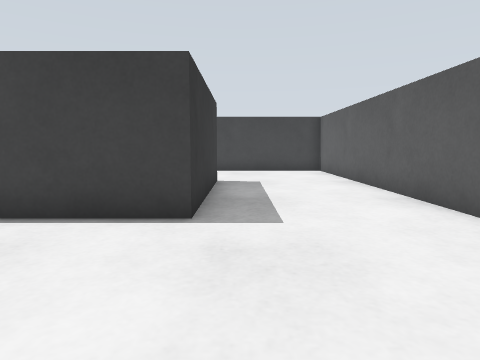
View 1 (above)

19 first-person views from a walk through a robot-simulator world made for Gazebo. The camera is 0.22 m above the floor, tilts 6° down and sees 75° across. The floor is counted in squares, 0.2 m on a side. Each view is taken from the middle of a square. On the plan, view 1 faces up. The plan holds only what a view shows up to about 13 squares ahead; the rest is blank.

View 2
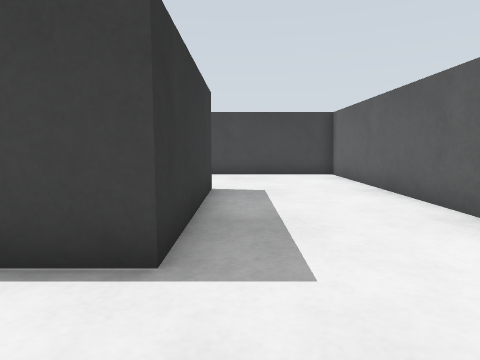

View 3
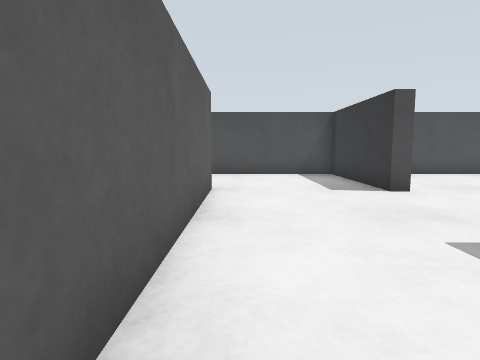

View 4
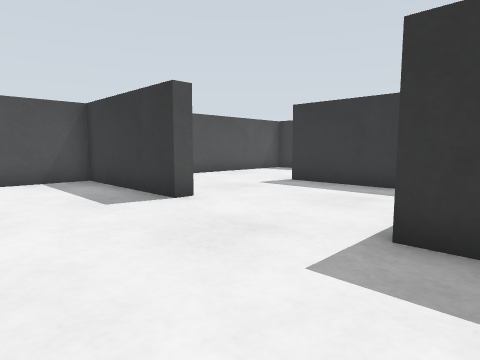

View 5
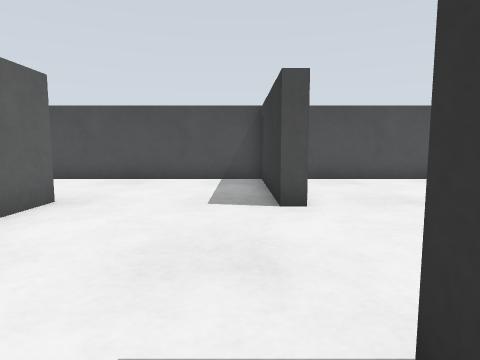

View 6
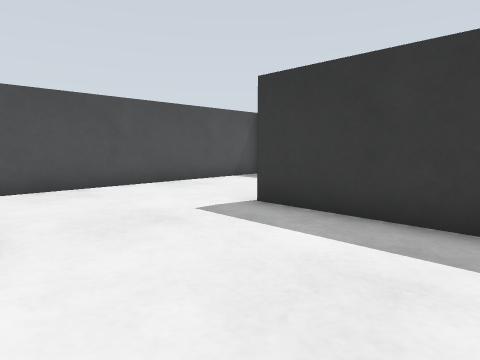

View 7
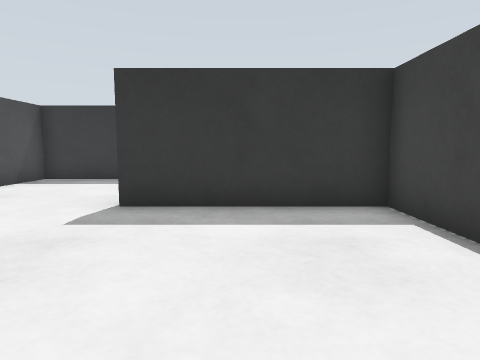

View 8
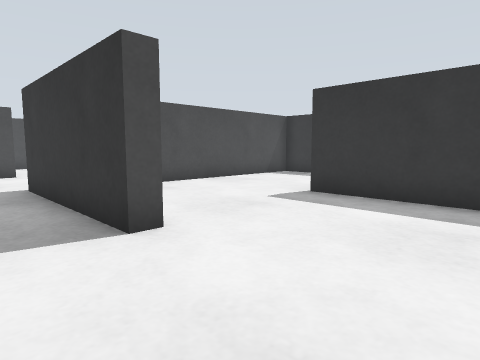

View 9
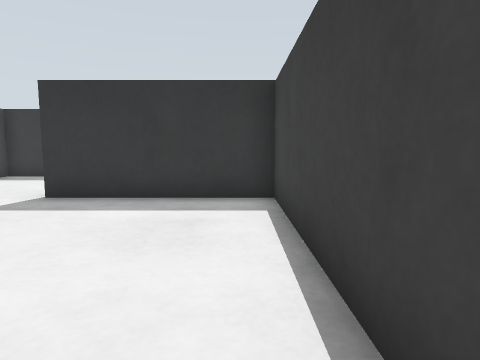

View 10
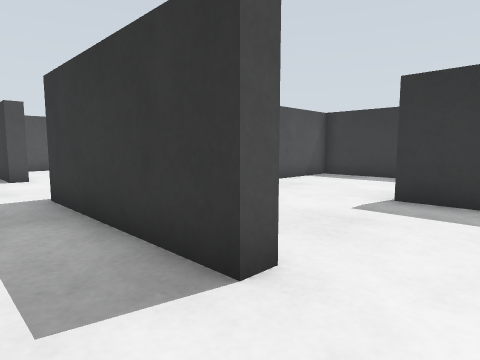

View 11
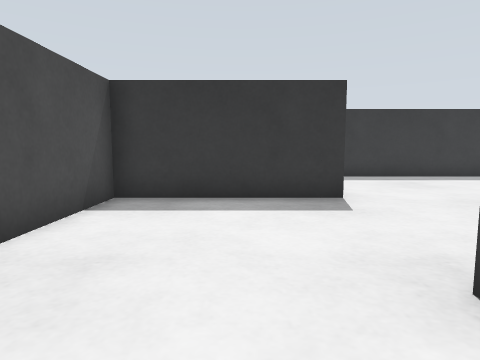

View 12
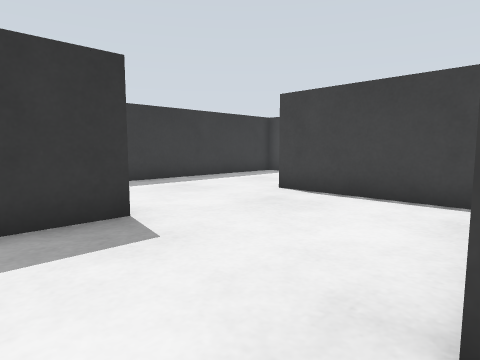

View 13
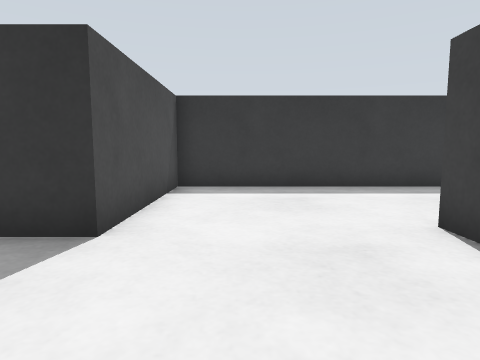

View 14
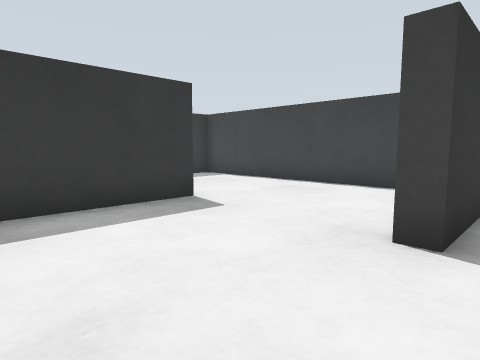

View 15
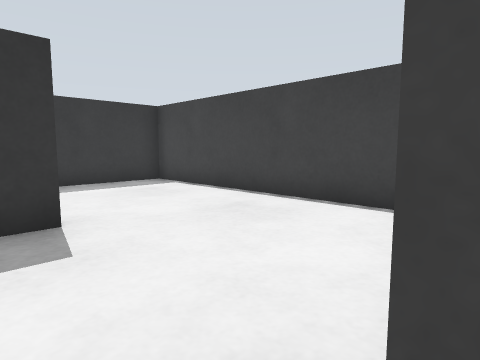

View 16
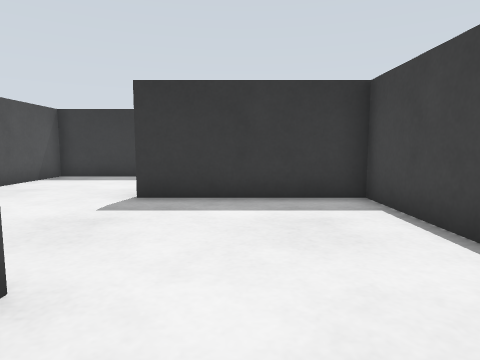

View 17
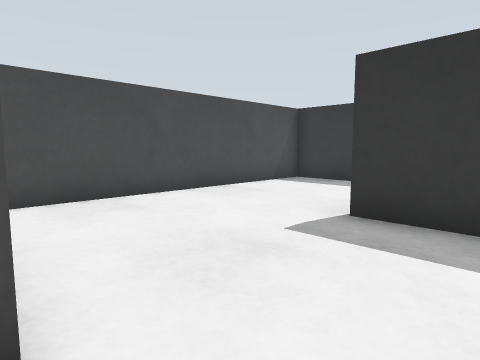

View 18
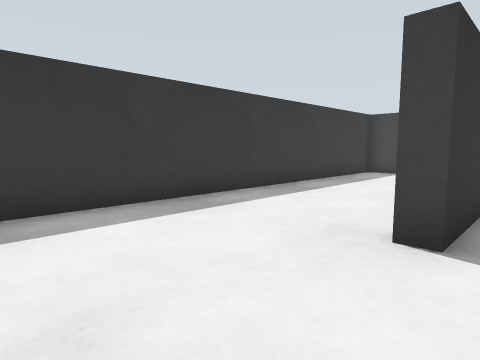

View 19
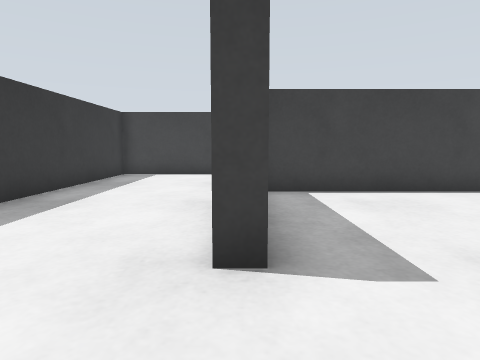

### Floor plan
Points are (right, up) in squares from view 1. A wall is a line through its corners. A room is listed if a view was taken in it or the views show most of it. See-through windows are left out.
Room 1 (view 1)
walls: (-0.8, 0.3) (-0.8, -4.7) (3.6, -4.7)
ways out: opening at (1.5, 0) to room 2; opening at (4, -2.5)
Room 2 (views 2, 3, 4, 5, 6, 7, 8, 9, 10)
walls: (-1.4, 10.3) (-0.8, 10.3) (-0.8, 4.8); (-1.4, 0.3) (-0.8, 0.3); (3.8, -0.2) (3.8, 14.8) (-1.6, 14.8)
ways out: opening at (1.5, 0) to room 1; opening at (-1, 2.5) to room 12; opening at (-1, 12.5) to room 14
Room 3 (views 11, 12)
walls: (-6.5, 5.3) (-4.2, 5.3)
ways out: opening at (-6, 7.5) to room 10; opening at (-3.5, 10) to room 14
Room 4 (view 13)
walls: (-6.9, 14.8) (-11.2, 14.8)
ways out: opening at (-8.5, 10) to room 10; opening at (-11, 12.5) to room 11
Room 5 (views 14, 15)
walls: (-5.8, -0.2) (-6.2, -0.2); (-6.5, -4.7) (-2, -4.7)
ways out: opening at (-6, -2.5) to room 9; opening at (-3.5, 0) to room 12
Room 6 (views 16, 17)
walls: (-7.9, 4.8) (-11.6, 4.8)
ways out: opening at (-8.5, 0) to room 9; opening at (-11, 2.5) to room 13
Room 7 (views 18, 19)
walls: (-15.7, -0.2) (-16.2, -0.2); (-16.5, -4.7) (-11.9, -4.7)
ways out: opening at (-16, -2.5) to room 8; opening at (-13.5, 0) to room 13
Room 8 (no view inside)
walls: (-17.1, 9.8) (-20.7, 9.8) (-20.7, -4.7) (-16.5, -4.7)
ways out: opening at (-16, -2.5) to room 7
Room 9 (no view inside)
walls: (-10.7, 0.4) (-10.7, -4.7) (-6.5, -4.7)
ways out: opening at (-6, -2.5) to room 5; opening at (-8.5, 0) to room 6
Room 10 (no view inside)
walls: (-10.7, 10.3) (-10.7, 5.3) (-6.5, 5.3)
ways out: opening at (-6, 7.5) to room 3; opening at (-8.5, 10) to room 4
Room 11 (no view inside)
walls: (-15.7, 15.6) (-15.7, 10.3) (-10.7, 10.3)
ways out: opening at (-11, 12.5) to room 4; opening at (-13.5, 15)
Room 12 (no view inside)
walls: (-0.8, 4.8) (-5.8, 4.8) (-5.8, -0.2)
ways out: opening at (-1, 2.5) to room 2; opening at (-3.5, 0) to room 5
Room 13 (no view inside)
walls: (-11.6, 4.8) (-15.7, 4.8) (-15.7, -0.2)
ways out: opening at (-11, 2.5) to room 6; opening at (-13.5, 0) to room 7
Room 14 (no view inside)
walls: (-1.6, 14.8) (-5.8, 14.8) (-5.8, 9.8)
ways out: opening at (-1, 12.5) to room 2; opening at (-3.5, 10) to room 3

Positions as (right, up) in squares from view 1, and headings:
1: (0, 0), facing up
2: (0, 2), facing up
3: (3, 8), facing down
4: (3, 6), facing down-left
5: (0, 6), facing down
6: (-1, 4), facing down-left
7: (0, 2), facing left
8: (1, 14), facing down-left
9: (1, 14), facing left
10: (1, 12), facing down-left
11: (-4, 8), facing left
12: (-6, 8), facing up-left
13: (-7, 12), facing left
14: (-5, -4), facing up-left
15: (-6, -1), facing up-left
16: (-9, 2), facing left
17: (-11, 2), facing down-left
18: (-15, -4), facing up-left
19: (-16, -3), facing up
